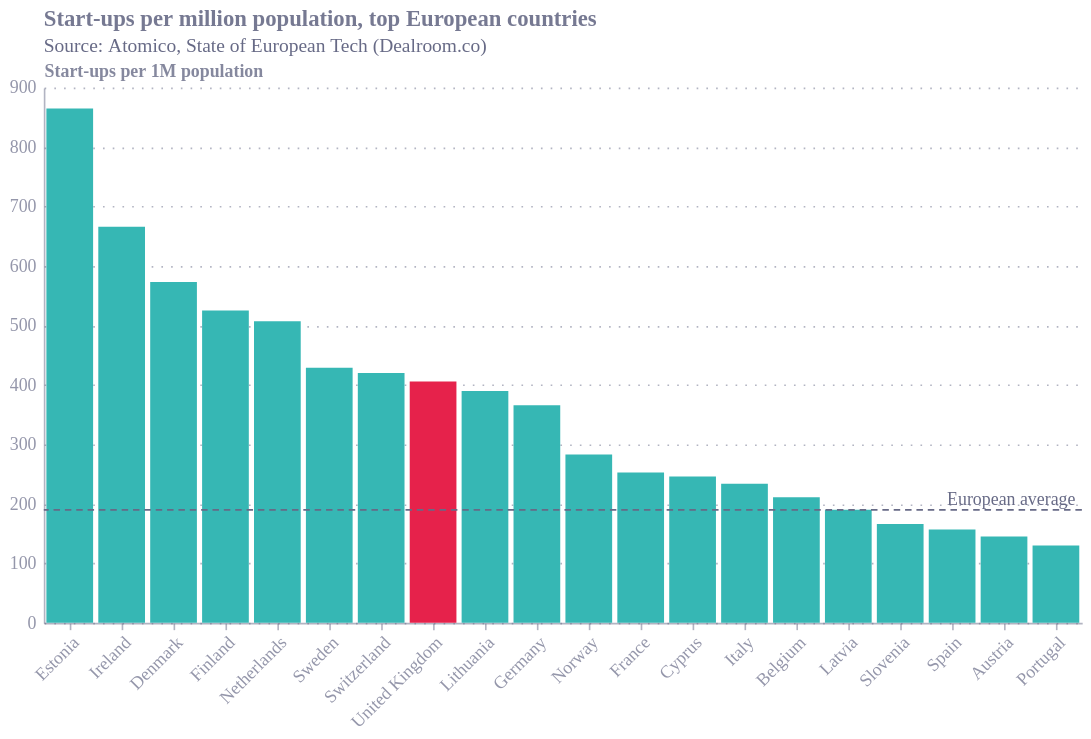

The notebook cell saved with this chart:
### Code cell
import pandas as pd
import altair as alt
from ecostyles import EcoStyles

styles = EcoStyles()
styles.register_and_enable_theme()

# Start-ups per 1M population, top 20 European countries.
# Source: Atomico, State of European Tech (data: Dealroom.co). Excludes Israel;
# countries with population over 1M. European average = 190.
data = [("Estonia", 865), ("Ireland", 666), ("Denmark", 573), ("Finland", 525),
        ("Netherlands", 507), ("Sweden", 429), ("Switzerland", 420),
        ("United Kingdom", 406), ("Lithuania", 390), ("Germany", 366),
        ("Norway", 283), ("France", 253), ("Cyprus", 246), ("Italy", 234),
        ("Belgium", 211), ("Latvia", 190), ("Slovenia", 166), ("Spain", 157),
        ("Austria", 145), ("Portugal", 130)]
df = pd.DataFrame(data, columns=["country", "val"])
order = [c for c, _ in data]
df["hl"] = df["country"].eq("United Kingdom")

base = alt.Chart(df).encode(
    x=alt.X("country:N", title=None, sort=order, axis=alt.Axis(labelAngle=-45)),
    y=alt.Y("val:Q", title="Start-ups per 1M population"),
)

# colours come from the EcoStyles palette; domain order fixes which bar gets which.
# [False, True] -> non-highlight bars take the theme's 1st colour (teal),
# UK (hl=True) takes the 2nd (red). Flip the domain if they come out reversed.
bars = base.mark_bar().encode(
    color=alt.Color("hl:N", scale=alt.Scale(domain=[False, True]), legend=None))

avg = alt.Chart(pd.DataFrame({"y": [190]})).mark_rule(
    strokeDash=[4, 3]).encode(y="y:Q")

avg_label = alt.Chart(pd.DataFrame({"y": [190], "t": ["European average"]})).mark_text(
    align="right", dx=-4, dy=-6).encode(
    y="y:Q", x=alt.value(640), text="t")

chart = (bars + avg + avg_label).properties(
    width=640, height=330,
    title=alt.Title(
        text="Start-ups per million population, top European countries",
        anchor="start",
        subtitle="Source: Atomico, State of European Tech (Dealroom.co)"),
)

styles.save(chart, path=".", name="startup_density", svg=True)
chart.save("startup_density.png", scale_factor=2)
chart

### Figure 1 — Vega-Lite specification as saved in the notebook (floating-point values rounded to 4 significant figures)
{"config": {"font": "Circular Std", "text": {"color": "#676A86", "align": "left", "baseline": "middle", "dx": 7, "dy": 0, "fontSize": 11}, "view": {"stroke": null, "continuousWidth": 400, "continuousHeight": 300, "discreteWidth": 400, "discreteHeight": 300}, "range": {"category": ["#36B7B4", "#E6224B", "#F4C245", "#0063AF", "#00A767", "#179FDB", "#EB5C2E"], "diverging": ["#E6224B", "#E54753", "#C9C9C9", "#179FDB", "#122B39"], "heatmap": ["#C9C9C9", "#179FDB", "#0063AF", "#122B39"], "ordinal": ["#00A767", "#36B7B4", "#179FDB", "#0063AF", "#243B5A"]}, "bar": {"color": "#179fdb"}, "line": {"color": "#e6224b"}, "rule": {"color": "#676A86"}, "area": {"opacity": 0.3}, "point": {"filled": true, "size": 80, "color": "#e6224b", "opacity": 0.95}, "geoshape": {"stroke": "white", "strokeWidth": 0.3}, "rect": {"fill": "#d6d4d4", "opacity": 0.3}, "axis": {"labelColor": "#676A86", "labelFontSize": 11, "labelFont": "Circular Std", "labelOpacity": 0.7, "tickColor": "#676A86", "tickOpacity": 0.5, "domainColor": "#676A86", "domainOpacity": 0.5, "gridColor": "#676A86", "gridDash": [2, 2], "gridOpacity": 0.5, "title": null, "titleColor": "#676A86", "titleOpacity": 0.8, "tickSize": 4}, "axisXDiscrete": {"grid": false, "labelAngle": 0, "tickCount": 10, "tickOpacity": 0.5, "title": null}, "axisYDiscrete": {"ticks": false, "labelPadding": 5}, "axisXTemporal": {"grid": false, "ticks": true}, "axisXQuantitative": {"grid": true}, "axisYQuantitative": {"gridColor": "#676A86", "gridDash": [1, 5], "gridOpacity": 0.5, "ticks": false, "labelPadding": 5, "tickCount": 8, "titleAngle": 0, "titleAlign": "left", "titleBaseline": "bottom", "titleX": 0, "titleY": -5}, "title": {"color": "#676A86E6", "subtitleColor": "#676A86", "font": "Circular Std", "subtitleFont": "Circular Std", "anchor": "start", "fontSize": 14, "subtitleFontSize": 12, "subtitlePadding": 4, "offset": 0, "frame": "group"}, "legend": {"titleColor": "#122b39", "title": null, "labelColor": "#122b39", "labelFontSize": 11}}, "layer": [{"data": {"name": "data-baeb3ce1a795cdc24356a2570280c1d4"}, "mark": {"type": "bar"}, "encoding": {"color": {"field": "hl", "legend": null, "scale": {"domain": [false, true]}, "type": "nominal"}, "x": {"axis": {"labelAngle": -45}, "field": "country", "sort": ["Estonia", "Ireland", "Denmark", "Finland", "Netherlands", "Sweden", "Switzerland", "United Kingdom", "Lithuania", "Germany", "Norway", "France", "Cyprus", "Italy", "Belgium", "Latvia", "Slovenia", "Spain", "Austria", "Portugal"], "title": null, "type": "nominal"}, "y": {"field": "val", "title": "Start-ups per 1M population", "type": "quantitative"}}}, {"data": {"name": "data-ff0ec7599191c33a849084202312159b"}, "mark": {"type": "rule", "strokeDash": [4, 3]}, "encoding": {"y": {"field": "y", "type": "quantitative"}}}, {"data": {"name": "data-a95743444f8f46b3520c25d1119c1b8f"}, "mark": {"type": "text", "align": "right", "dx": -4, "dy": -6}, "encoding": {"text": {"field": "t", "type": "nominal"}, "x": {"value": 640}, "y": {"field": "y", "type": "quantitative"}}}], "height": 330, "title": {"text": "Start-ups per million population, top European countries", "anchor": "start", "subtitle": "Source: Atomico, State of European Tech (Dealroom.co)"}, "width": 640, "$schema": "https://vega.github.io/schema/vega-lite/v6.4.1.json", "datasets": {"data-baeb3ce1a795cdc24356a2570280c1d4": [{"country": "Estonia", "val": 865, "hl": false}, {"country": "Ireland", "val": 666, "hl": false}, {"country": "Denmark", "val": 573, "hl": false}, {"country": "Finland", "val": 525, "hl": false}, {"country": "Netherlands", "val": 507, "hl": false}, {"country": "Sweden", "val": 429, "hl": false}, {"country": "Switzerland", "val": 420, "hl": false}, {"country": "United Kingdom", "val": 406, "hl": true}, {"country": "Lithuania", "val": 390, "hl": false}, {"country": "Germany", "val": 366, "hl": false}, {"country": "Norway", "val": 283, "hl": false}, {"country": "France", "val": 253, "hl": false}, {"country": "Cyprus", "val": 246, "hl": false}, {"country": "Italy", "val": 234, "hl": false}, {"country": "Belgium", "val": 211, "hl": false}, {"country": "Latvia", "val": 190, "hl": false}, {"country": "Slovenia", "val": 166, "hl": false}, {"country": "Spain", "val": 157, "hl": false}, {"country": "Austria", "val": 145, "hl": false}, {"country": "Portugal", "val": 130, "hl": false}], "data-ff0ec7599191c33a849084202312159b": [{"y": 190}], "data-a95743444f8f46b3520c25d1119c1b8f": [{"y": 190, "t": "European average"}]}}
